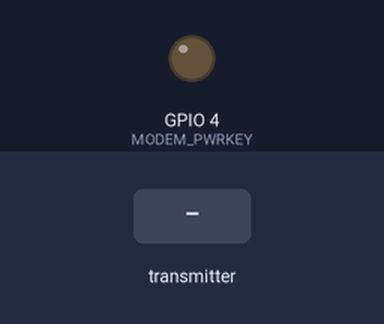
This sketch was run on a simulated ESP32. Shown: output pins drawn as LEDs (lit = HIGH). Inputs (shaded band) come from the test bench. WiFi joins after 1.5 s; servers stay silent unless stated; storage starts empty; no MQTT or app messages arrive unless stated; what the sketch prints to the serial monitor is not drawn.

Above: at 2.9 s.
3.0 s: the transmitter starts sending seq = 0
At 4.1 s:
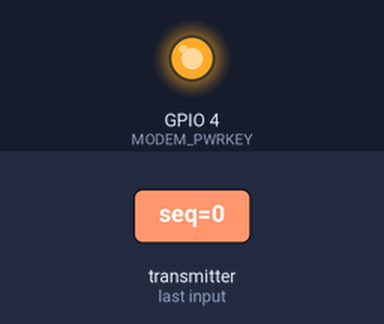
Timing chart, 0 to 12.0 s (numbered marks = the images above; inputs shaded):
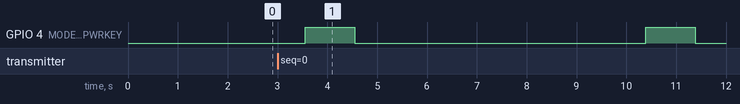

The sketch:

lilygo_uplink_queue.ino
```cpp
#define TINY_GSM_MODEM_SIM7070
#define TINY_GSM_RX_BUFFER 1024

#include <WiFi.h>
#include <esp_now.h>
#include <TinyGsmClient.h>
#include <PubSubClient.h>
#include <SPIFFS.h>
#include <ArduinoJson.h>
#include <esp_wifi.h>

#define SerialMon Serial
#define SerialAT  Serial1

// =====================================
// CONFIG
// =====================================
#define ESPNOW_CHANNEL 1
#define MODEM_TX       26
#define MODEM_RX       27
#define MODEM_PWRKEY    4

const char* WIFI_SSID = "Network";
const char* WIFI_PASS = "helloworld";

const char apn[]      = "internet.movistar.mx";
const char gprsUser[] = "movistar";
const char gprsPass[] = "movistar";

const char* MQTT_BROKER = "broker.hivemq.com";
const int   MQTT_PORT   = 1883;
const char* MQTT_TOPIC  = "heliosync/sensores/nodo1";

const char* PROJECT_NAME  = "HelioSync";
const char* NODE_ID       = "nodo1";
const char* LOCATION      = "Atitalaquia, Hidalgo, Mexico";
const char* MODE          = "REAL_SENSOR_BRIDGE";
const char* TRACKING_MODE = "STATIC";

const char* QUEUE_FILE = "/queue.txt";
const unsigned long FLUSH_INTERVAL_MS = 300000UL; // 5 min

// =====================================
// PAQUETE DESDE HELTEC B
// =====================================
typedef struct {
  uint32_t seq;
  float tempC;
  float humRH;
  float lux;
  float voltageV;
  float currentA;
  float powerW;
  int rssi;
  uint8_t flags;
} GatewayPacket;

GatewayPacket incomingData;
volatile bool newData = false;

// flags bitmask
const uint8_t FLAG_DHT_OK = 1 << 0;
const uint8_t FLAG_BH_OK  = 1 << 1;
const uint8_t FLAG_INA_OK = 1 << 2;

// =====================================
// CLIENTES
// =====================================
TinyGsm modem(SerialAT);
TinyGsmClient gsmClient(modem);
WiFiClient wifiClient;
PubSubClient mqttCell(gsmClient);
PubSubClient mqttWiFi(wifiClient);

// =====================================
// ESTADO
// =====================================
bool espNowReady = false;
unsigned long lastFlushAttemptMs = 0;

// =====================================
// ESP-NOW
// =====================================
void onDataRecv(const esp_now_recv_info_t *info, const uint8_t *data, int len) {
  if (len != sizeof(GatewayPacket)) {
    SerialMon.print("BAD LEN: ");
    SerialMon.println(len);
    return;
  }

  memcpy(&incomingData, data, sizeof(incomingData));
  newData = true;
}

bool initEspNow() {
  WiFi.mode(WIFI_STA);
  WiFi.disconnect(true, true);
  delay(200);

  esp_wifi_set_promiscuous(true);
  esp_wifi_set_channel(ESPNOW_CHANNEL, WIFI_SECOND_CHAN_NONE);
  esp_wifi_set_promiscuous(false);

  if (esp_now_init() != ESP_OK) {
    SerialMon.println("ESP-NOW init error");
    return false;
  }

  esp_now_register_recv_cb(onDataRecv);
  espNowReady = true;

  SerialMon.println("ESP-NOW listo");
  SerialMon.print("MAC LilyGO: ");
  SerialMon.println(WiFi.macAddress());

  return true;
}

void stopEspNow() {
  if (espNowReady) {
    esp_now_deinit();
    espNowReady = false;
    SerialMon.println("ESP-NOW detenido");
  }
}

// =====================================
// JSON FINAL
// =====================================
String buildJson(const GatewayPacket& p) {
  StaticJsonDocument<768> doc;

  doc["seq"] = p.seq;

  JsonObject meta = doc.createNestedObject("meta");
  meta["project"] = PROJECT_NAME;
  meta["nodeId"] = NODE_ID;
  meta["location"] = LOCATION;
  meta["mode"] = MODE;
  meta["timestamp_source"] = "lilygo_uplink";
  meta["gateway_uptime_s"] = millis() / 1000;

  JsonObject environment = doc.createNestedObject("environment");
  environment["temp_c"] = roundf(p.tempC * 100.0f) / 100.0f;
  environment["humidity_rh"] = roundf(p.humRH * 100.0f) / 100.0f;
  environment["lux_bh1750"] = roundf(p.lux);

  JsonObject panel = doc.createNestedObject("panel");
  panel["angle_target_deg"] = 54.0;
  panel["angle_measured_deg"] = 54.0;
  panel["angle_error_deg"] = 0.0;
  panel["gyro_stable"] = true;
  panel["servo_active"] = false;
  panel["tracking_mode"] = TRACKING_MODE;

  JsonObject electrical = doc.createNestedObject("electrical");
  electrical["voltage_v"] = roundf(p.voltageV * 1000.0f) / 1000.0f;
  electrical["current_a"] = roundf(p.currentA * 1000.0f) / 1000.0f;
  electrical["power_w"] = roundf(p.powerW * 1000.0f) / 1000.0f;

  JsonObject diagnostics = doc.createNestedObject("diagnostics");
  diagnostics["simulation"] = false;
  diagnostics["profile"] = "espnow_lora_espnow_real_sensors";
  diagnostics["wifi_rssi_dbm"] = WiFi.RSSI();
  diagnostics["free_heap_bytes"] = ESP.getFreeHeap();
  diagnostics["dht_ok"] = (p.flags & FLAG_DHT_OK) != 0;
  diagnostics["bh1750_ok"] = (p.flags & FLAG_BH_OK) != 0;
  diagnostics["ina219_ok"] = (p.flags & FLAG_INA_OK) != 0;
  diagnostics["queue_file"] = QUEUE_FILE;

  JsonObject network = doc.createNestedObject("network");
  network["transport"] = "espnow->lora->espnow->mqtt";
  network["lora_rssi_dbm"] = p.rssi;

  String json;
  serializeJson(doc, json);
  return json;
}

// =====================================
// COLA LOCAL EN FLASH
// =====================================
bool initStorage() {
  if (!SPIFFS.begin(true)) {
    SerialMon.println("SPIFFS init error");
    return false;
  }

  if (!SPIFFS.exists(QUEUE_FILE)) {
    File f = SPIFFS.open(QUEUE_FILE, FILE_WRITE);
    if (f) f.close();
  }

  return true;
}

bool enqueuePayload(const String& payload) {
  File f = SPIFFS.open(QUEUE_FILE, FILE_APPEND);
  if (!f) {
    SerialMon.println("No se pudo abrir cola para append");
    return false;
  }

  f.println(payload);
  f.close();
  SerialMon.println("Payload encolado en flash");
  return true;
}

bool dequeueFirstPayload(String& outLine) {
  File in = SPIFFS.open(QUEUE_FILE, FILE_READ);
  if (!in) return false;

  if (!in.available()) {
    in.close();
    return false;
  }

  outLine = in.readStringUntil('\n');
  outLine.trim();

  String rest = "";
  while (in.available()) {
    rest += in.readStringUntil('\n');
    rest += "\n";
  }
  in.close();

  File out = SPIFFS.open(QUEUE_FILE, FILE_WRITE);
  if (!out) return false;
  out.print(rest);
  out.close();

  return outLine.length() > 0;
}

bool queueHasData() {
  File f = SPIFFS.open(QUEUE_FILE, FILE_READ);
  if (!f) return false;
  bool has = f.available();
  f.close();
  return has;
}

// =====================================
// MODEM / WIFI
// =====================================
void powerOnModem() {
  pinMode(MODEM_PWRKEY, OUTPUT);
  digitalWrite(MODEM_PWRKEY, LOW);
  delay(100);
  digitalWrite(MODEM_PWRKEY, HIGH);
  delay(1000);
  digitalWrite(MODEM_PWRKEY, LOW);
  delay(5000);
}

bool connectCellularWithin(unsigned long timeoutMs) {
  SerialMon.println("Intentando red movil...");
  SerialAT.begin(115200, SERIAL_8N1, MODEM_RX, MODEM_TX);
  delay(300);

  powerOnModem();
  unsigned long start = millis();

  while (millis() - start < timeoutMs) {
    if (!modem.restart()) {
      SerialMon.println("Modem restart fallo, reintentando...");
      delay(2000);
      continue;
    }

    if (!modem.waitForNetwork(15000L)) {
      SerialMon.println("Sin red celular aun...");
      delay(2000);
      continue;
    }

    if (!modem.gprsConnect(apn, gprsUser, gprsPass)) {
      SerialMon.println("Sin datos moviles aun...");
      delay(2000);
      continue;
    }

    if (modem.isGprsConnected()) {
      SerialMon.println("Datos moviles OK");
      return true;
    }
  }

  SerialMon.println("Timeout red movil");
  return false;
}

bool connectWiFiFallback(unsigned long timeoutMs) {
  SerialMon.println("Intentando WiFi fallback...");
  WiFi.mode(WIFI_STA);
  WiFi.begin(WIFI_SSID, WIFI_PASS);

  unsigned long start = millis();
  while (millis() - start < timeoutMs) {
    if (WiFi.status() == WL_CONNECTED) {
      SerialMon.println("WiFi OK");
      SerialMon.print("IP: ");
      SerialMon.println(WiFi.localIP());
      return true;
    }
    delay(500);
    SerialMon.print(".");
  }

  SerialMon.println();
  SerialMon.println("WiFi fallback timeout");
  return false;
}

bool publishViaCellular(const String& payload) {
  mqttCell.setServer(MQTT_BROKER, MQTT_PORT);
  mqttCell.setBufferSize(1024);

  String clientId = "lilygo-cell-" + String((uint32_t)ESP.getEfuseMac(), HEX);

  if (!mqttCell.connected()) {
    if (!mqttCell.connect(clientId.c_str())) {
      SerialMon.print("MQTT celular fallo rc=");
      SerialMon.println(mqttCell.state());
      return false;
    }
  }

  SerialMon.print("Payload length: ");
  SerialMon.println(payload.length());

  bool ok = mqttCell.publish(MQTT_TOPIC, payload.c_str(), true);

  SerialMon.print("Publish result CELL: ");
  SerialMon.println(ok ? "true" : "false");

  mqttCell.loop();
  SerialMon.println(ok ? "MQTT celular OK" : "MQTT celular FAIL");

  return ok;
}

bool publishViaWiFi(const String& payload) {
  mqttWiFi.setServer(MQTT_BROKER, MQTT_PORT);
  mqttWiFi.setBufferSize(1024);

  String clientId = "lilygo-wifi-" + String((uint32_t)ESP.getEfuseMac(), HEX);

  if (!mqttWiFi.connected()) {
    if (!mqttWiFi.connect(clientId.c_str())) {
      SerialMon.print("MQTT WiFi fallo rc=");
      SerialMon.println(mqttWiFi.state());
      return false;
    }
  }

  SerialMon.print("Payload length: ");
  SerialMon.println(payload.length());

  bool ok = mqttWiFi.publish(MQTT_TOPIC, payload.c_str(), true);

  SerialMon.print("Publish result WIFI: ");
  SerialMon.println(ok ? "true" : "false");

  mqttWiFi.loop();
  SerialMon.println(ok ? "MQTT WiFi OK" : "MQTT WiFi FAIL");

  return ok;
}

void shutdownWiFi() {
  if (mqttWiFi.connected()) {
    mqttWiFi.disconnect();
  }

  if (WiFi.status() == WL_CONNECTED) {
    WiFi.disconnect(true, true);
    delay(200);
  }
}

void shutdownCellular() {
  if (mqttCell.connected()) {
    mqttCell.disconnect();
  }

  if (modem.isGprsConnected()) {
    modem.gprsDisconnect();
  }
}

bool publishWithFallback(const String& payload) {
  bool ok = false;

  stopEspNow();

  if (connectCellularWithin(60000)) {
    ok = publishViaCellular(payload);
    shutdownCellular();
  }

  if (!ok) {
    shutdownCellular();
    if (connectWiFiFallback(15000)) {
      ok = publishViaWiFi(payload);
      shutdownWiFi();
    }
  }

  if (!initEspNow()) {
    SerialMon.println("No se pudo reiniciar ESP-NOW");
  }

  return ok;
}

void flushQueue() {
  if (!queueHasData()) {
    return;
  }

  SerialMon.println("Intentando vaciar cola...");

  while (queueHasData()) {
    String payload;

    if (!dequeueFirstPayload(payload)) {
      SerialMon.println("No se pudo sacar primer elemento");
      break;
    }

    bool ok = publishWithFallback(payload);
    if (!ok) {
      SerialMon.println("No hubo uplink, re-encolando payload");
      enqueuePayload(payload);
      break;
    }
  }
}

void setup() {
  SerialMon.begin(115200);
  delay(1500);

  SerialMon.println();
  SerialMon.println("Iniciando LilyGO uplink node...");

  mqttWiFi.setBufferSize(1024);
  mqttCell.setBufferSize(1024);

  if (!initStorage()) {
    while (true) delay(1000);
  }

  if (!initEspNow()) {
    while (true) delay(1000);
  }

  lastFlushAttemptMs = millis();
}

void loop() {
  if (newData) {
    noInterrupts();
    GatewayPacket pkt = incomingData;
    newData = false;
    interrupts();

    String payload = buildJson(pkt);

    SerialMon.println("======= DATOS RECIBIDOS =======");
    SerialMon.print("SEQ: ");
    SerialMon.println(pkt.seq);

    SerialMon.print("Temp: ");
    SerialMon.print(pkt.tempC);
    SerialMon.println(" C");

    SerialMon.print("Hum: ");
    SerialMon.print(pkt.humRH);
    SerialMon.println(" %");

    SerialMon.print("Lux: ");
    SerialMon.println(pkt.lux);

    SerialMon.print("RSSI LoRa: ");
    SerialMon.println(pkt.rssi);

    SerialMon.print("Payload length: ");
    SerialMon.println(payload.length());

    SerialMon.println("Payload JSON:");
    SerialMon.println(payload);

    enqueuePayload(payload);
    flushQueue();

    SerialMon.println("================================");
  }

  if (millis() - lastFlushAttemptMs >= FLUSH_INTERVAL_MS) {
    lastFlushAttemptMs = millis();
    flushQueue();
  }

  delay(50);
}
```

Measured:
- after the input at 3.0 s, GPIO 4 (MODEM_PWRKEY): alternates HIGH for 1.0 s and LOW for 5.8 s, starting after 0.56 s
